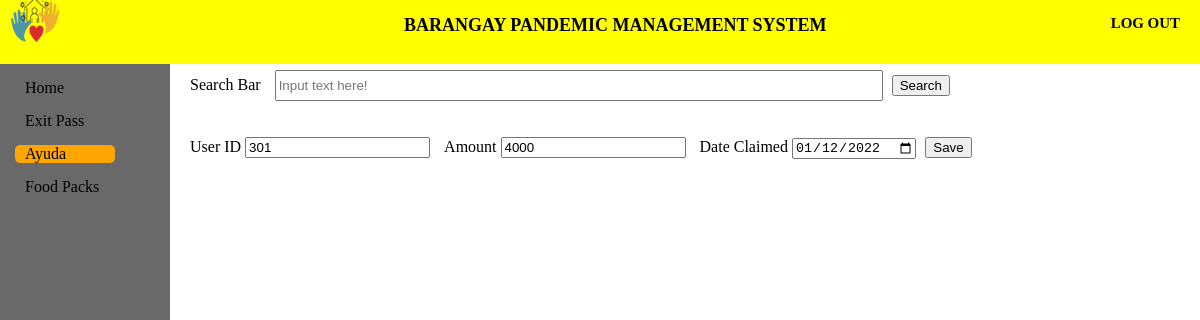
Screenshot of /Ayuda/edit-ayuda.php?ayudaID=1 with the database file from the repository.
### tables this page shows
CREATE TABLE `ayuda` (
  `ayudaID` int(11) NOT NULL,
  `userID` int(11) NOT NULL,
  `name2` varchar(50) NOT NULL,
  `amount` int(50) NOT NULL,
  `date_claimed` varchar(50) NOT NULL
);

### Ayuda/edit-ayuda.php (the view, shortened to what this page needs)
<!DOCTYPE html>
<html>
<head>
	<link rel="stylesheet" type="text/css" href="ayuda.css">
</head>
<body>
	<header>
		<div class="log_out">
			<a href="../logout.php" class="logout_btn"><h5>LOG OUT</h5></a>
		</div>
		<div class="title">
			<h5>BARANGAY PANDEMIC MANAGEMENT SYSTEM</h5>
		</div>
		<div class="logobox">
			<img src="logo1.png" class="logo">
		</div>
	</header>
	<div class="sidebar">
		<a href="../home page/home.html"><span>Home</span></a>
		<a href="../ExitPass/exitpass.php"><span>Exit Pass</span></a>
		<a href="../Ayuda/Ayuda.php" id="main"><span>Ayuda</span></a>
		<a href="../Food pack/Food pack.php"><span>Food Packs</span></a>
	</div>
	<div class="content">
		<div class="Cheader">
			<label>Search Bar</label>
			<input type="text" name="searchbar" id="searchbar" placeholder="Input text here!">
			<button>Search</button>
		</div>
					<?php
						require '../Connection/db_conn.php';
						$query = $conn->query("SELECT * FROM `ayuda` WHERE `ayudaID` = '$_REQUEST[ayudaID]'") or die(mysqli_error());
						$fetch = $query->fetch_array();
					?>
		<form method="POST">
		<div class="Add">
			<label>User ID</label>
			<input type = "text" value = "<?php echo $fetch['userID']?>" name = "userID" />
			<label>Amount</label>
			<input type = "text" value = "<?php echo $fetch['amount']?>" name = "amount" />
			<label>Date Claimed</label>
			<input type = "Date" value = "<?php echo $fetch['date_claimed']?>" name = "date_claimed" />
			<button type="submit" name="edit-ayuda" class="submit">Save</button>
		</div>
		</form>
</body>
</html>

### Ayuda/ayuda.css (style rules this page uses)
body { margin: 0; padding: 0; font-family: alata; min-height: 100vh; width: 100%; background-color: white; }
header { position: fixed; padding: 0; margin: 0; width: 100%; height: 8%; background: yellow; }
.title { height: 1px; }
.title h5 { margin: 15px; text-align: center; font-size: 18px; margin-left: 10%; }
.log_out { margin-top: -10px; padding: 0; margin-right: 20px; float: right; }
.logout_btn { text-decoration: none; color: black; font-size: 18px; }
.logobox { margin-left: 10px; margin-top: -20px; }
.logo { height: 50px; width: 50px; }
.sidebar { top: 8%; padding: 10px; margin: 0; position: fixed; height: 100%; width: 150px; background-color: dimgray; }
.sidebar a { display: block; margin: 5px; margin-bottom: 15px; padding-left: 10px; text-decoration: none; color: black; box-sizing: border-box; }
.sidebar #main { width: 100px; background-color: orange; border-radius: 5px; }
.content { width: 85%; height: 95%px; position: absolute; margin-top: 5%; margin-left: 15%; }
.Cheader { margin: 10px; margin-bottom: 10px; }
.content button { margin-left: 5px; }
#searchbar { width: 60%; height: 25px; margin-left: 10px; margin-bottom: 20px; }
.Add label { margin-left: 10px; }

### rows the page displays
ayuda: userID "301", amount "4000", date_claimed "01/12/2022"
